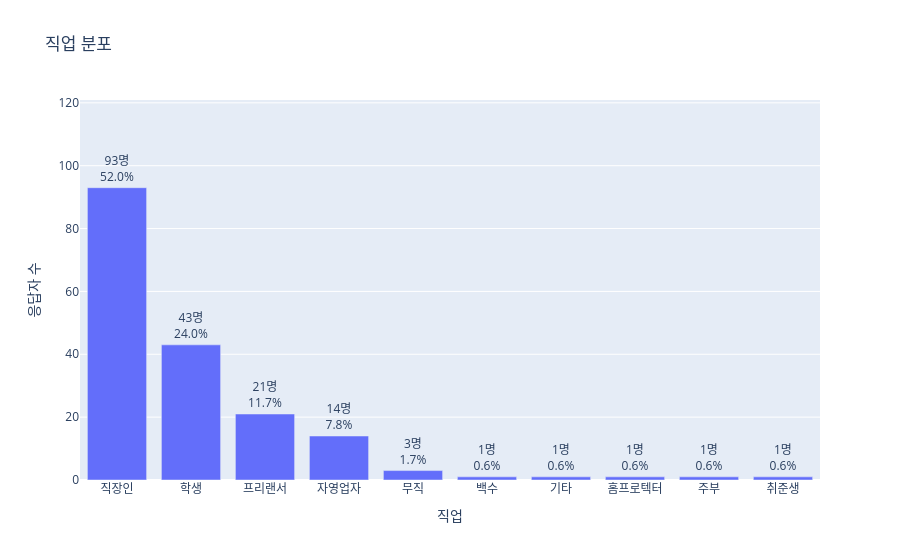

Notebook code for this chart:
### Code cell
job_col = "직업"

job_df = df[job_col].value_counts().reset_index()
job_df.columns = ["직업", "응답자 수"]

job_df["비율"] = job_df["응답자 수"] / total * 100
job_df["텍스트"] = (
    job_df["응답자 수"].astype(str) + "명<br>"
    + job_df["비율"].round(1).astype(str) + "%"
)

fig = px.bar(
    job_df,
    x="직업",
    y="응답자 수",
    text="텍스트",
    title="직업 분포"
)

fig.update_traces(textposition="outside", cliponaxis=False)
fig.update_yaxes(range=[0, job_df["응답자 수"].max()*1.3])

fig.show()

### Figure 1 — Plotly figure (JSON) as saved in the notebook; plotly's stock layout.template omitted (floating-point values rounded to 4 significant figures)
{"data": [{"alignmentgroup": "True", "cliponaxis": false, "hovertemplate": "직업=%{x}<br>응답자 수=%{y}<br>텍스트=%{text}<extra></extra>", "legendgroup": "", "marker": {"color": "#636efa", "pattern": {"shape": ""}}, "name": "", "offsetgroup": "", "orientation": "v", "showlegend": false, "text": ["93명<br>52.0%", "43명<br>24.0%", "21명<br>11.7%", "14명<br>7.8%", "3명<br>1.7%", "1명<br>0.6%", "1명<br>0.6%", "1명<br>0.6%", "1명<br>0.6%", "1명<br>0.6%"], "textposition": "outside", "type": "bar", "x": ["직장인", "학생", "프리랜서", "자영업자", "무직", "백수", "기타", "홈프로텍터", "주부", "취준생"], "xaxis": "x", "y": [93, 43, 21, 14, 3, 1, 1, 1, 1, 1], "yaxis": "y"}], "layout": {"barmode": "relative", "legend": {"tracegroupgap": 0}, "title": {"text": "직업 분포"}, "xaxis": {"anchor": "y", "domain": [0, 1], "title": {"text": "직업"}}, "yaxis": {"anchor": "x", "domain": [0, 1], "range": [0, 120.9], "title": {"text": "응답자 수"}}}}
